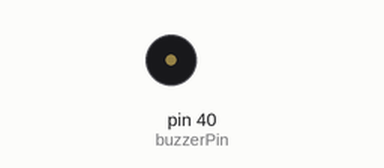
Recording of a sketch running on a simulated Arduino Mega 2560, built with avr-gcc and run on an emulated ATmega2560. On the bench: buzzer (waves = sounding).

Above: at 0.07 s.
Timing chart, 0 to 3.0 s (numbered marks = the images above):
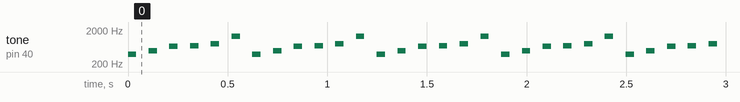

Measured:
- by itself, tone on pin 40 (buzzerPin): plays 391 Hz for 0.04 s, 493 Hz for 0.04 s, 659 Hz for 0.04 s, 698 Hz for 0.04 s, 784 Hz for 0.04 s, 1318 Hz for 0.04 s … (1250 notes in this stretch)

The sketch:

sketch_apr22a.ino
```cpp
/*
 Educational BoosterPack MK II - Imperial March Tune
 http://boosterpackdepot.info/wiki/index.php?title=Educational_BoosterPack_MK_II


 Based on the Imperial March implementation on MSP430 LaunchPad
 posted here http://processors.wiki.ti.com/index.php/Playing_The_Imperial_March
 Originally created for Educational BoosterPack
 Buzzer Pin was 19
 Modified for Educational BoosterPack MK II - Dec 03 2013
 Buzzer Pin = 40

 by Dung Dang
 */

#define note_cc 261
#define note_dd 294
#define note_ee 329
#define note_ff 349
#define note_g 391
#define note_gS 415
#define note_a 440
#define note_aS 455
#define note_b 493
#define note_cH 523
#define note_cSH 554
#define note_dH 587
#define note_dSH 622
#define note_eH 659
#define note_fH 698
#define note_fSH 740
#define note_gH 784
#define note_gSH 830
#define note_aH 880

#define note_bH 988
#define note_cHH 1047
#define note_dHH 1175
#define note_eHH 1318

int buzzerPin = 40;

void beep(int note, int duration)
{
  tone(buzzerPin, note, duration/2);
  delay(duration/2);
  noTone(buzzerPin);
  delay(duration/2 + 20);
}
void setup()
{
  pinMode(buzzerPin,OUTPUT);
}
void loop()
{
/*  beep(note_a, 500);
  beep(note_a, 500);
  beep(note_a, 500);
  beep(note_ff, 350);
  beep(note_cH, 150);
  beep(note_a, 500);
  beep(note_ff, 350);
  beep(note_cH, 150);
  beep(note_a, 650);

  delay(150);
  //end of first bit

  beep(note_eH, 500);
  beep(note_eH, 500);
  beep(note_eH, 500);
  beep(note_fH, 350);
  beep(note_cH, 150);
  beep(note_gS, 500);
  beep(note_ff, 350);
  beep(note_cH, 150);
  beep(note_a, 650);

  delay(150);
  //end of second bit...

  beep(note_aH, 500);
  beep(note_a, 300);
  beep(note_a, 150);
  beep(note_aH, 400);
  beep(note_gSH, 200);
  beep(note_gH, 200);
  beep(note_fSH, 125);
  beep(note_fH, 125);
  beep(note_fSH, 250);

  delay(250);

  beep(note_aS, 250);
  beep(note_dSH, 400);
  beep(note_dH, 200);
  beep(note_cSH, 200);
  beep(note_cH, 125);
  beep(note_b, 125);
  beep(note_cH, 250);

  delay(250);

  beep(note_ff, 125);
  beep(note_gS, 500);
  beep(note_ff, 375);
  beep(note_a, 125);
  beep(note_cH, 500);
  beep(note_a, 375);
  beep(note_cH, 125);
  beep(note_eH, 650);


  beep(note_aH, 500);
  beep(note_a, 300);
  beep(note_a, 150);
  beep(note_aH, 400);
  beep(note_gSH, 200);
  beep(note_gH, 200);
  beep(note_fSH, 125);
  beep(note_fH, 125);
  beep(note_fSH, 250);

  delay(250);

  beep(note_aS, 250);
  beep(note_dSH, 400);
  beep(note_dH, 200);
  beep(note_cSH, 200);
  beep(note_cH, 125);
  beep(note_b, 125);
  beep(note_cH, 250);

  delay(250);

  beep(note_ff, 250);
  beep(note_gS, 500);
  beep(note_ff, 375);
  beep(note_cH, 125);
  beep(note_a, 500);
  beep(note_ff, 375);
  beep(note_cH, 125);
  beep(note_a, 650);
  //end of the song
  */
  beep(note_g, 85);
  beep(note_b, 85);
  beep(note_eH, 85);
  beep(note_fH, 85);
  beep(note_gH, 85);
  beep(note_eHH, 85);

  beep(note_g, 85);
  beep(note_b, 85);
  beep(note_eH, 85);
  beep(note_fH, 85);
  beep(note_gH, 85);
  beep(note_eHH, 85);

  beep(note_g, 85);
  beep(note_b, 85);
  beep(note_eH, 85);
  beep(note_fH, 85);
  beep(note_gH, 85);
  beep(note_eHH, 85);

  beep(note_g, 85);
  beep(note_b, 85);
  beep(note_eH, 85);
  beep(note_fH, 85);
  beep(note_gH, 85);
  beep(note_eHH, 85);
//////////////////////////
  beep(note_g, 85);
  beep(note_b, 85);
  beep(note_eH, 85);
  beep(note_fH, 85);
  beep(note_gH, 85);
  beep(note_dHH, 85);

  beep(note_g, 85);
  beep(note_b, 85);
  beep(note_eH, 85);
  beep(note_fH, 85);
  beep(note_gH, 85);
  beep(note_dHH, 85);

  beep(note_g, 85);
  beep(note_b, 85);
  beep(note_eH, 85);
  beep(note_fH, 85);
  beep(note_gH, 85);
  beep(note_dHH, 85);

  beep(note_g, 85);
  beep(note_b, 85);
  beep(note_eH, 85);
  beep(note_fH, 85);
  beep(note_gH, 85);
  beep(note_dHH, 85);
/////////////////
  beep(note_g, 85);
  beep(note_b, 85);
  beep(note_eH, 85);
  beep(note_fH, 85);
  beep(note_gH, 85);
  beep(note_bH, 85);
  beep(note_g, 85);
  beep(note_b, 85);
  beep(note_eH, 85);
  beep(note_fH, 85);
  beep(note_gH, 85);
  beep(note_bH, 85);
  beep(note_g, 85);
  beep(note_b, 85);
  beep(note_eH, 85);
  beep(note_fH, 85);
  beep(note_gH, 85);
  beep(note_bH, 85);
  beep(note_g, 85);
  beep(note_b, 85);
  beep(note_eH, 85);
  beep(note_fH, 85);
  beep(note_gH, 85);
  beep(note_bH, 85);
  //////////
  beep(note_g, 85);
  beep(note_b, 85);
  beep(note_eH, 85);
  beep(note_fH, 85);
  beep(note_gH, 85);
  beep(note_cHH, 85);
  beep(note_g, 85);
  beep(note_b, 85);
  beep(note_eH, 85);
  beep(note_fH, 85);
  beep(note_gH, 85);
  beep(note_cHH, 85);
  beep(note_g, 85);
  beep(note_b, 85);
  beep(note_eH, 85);
  beep(note_fH, 85);
  beep(note_gH, 85);
  beep(note_cHH, 85);

  ////////
  beep(note_g, 85);
  beep(note_b, 85);
  beep(note_eH, 85);
  beep(note_fH, 85);
  beep(note_gH, 85);
  beep(note_eHH, 85);

  beep(note_g, 85);
  beep(note_b, 85);
  beep(note_eH, 85);
  beep(note_fH, 85);
  beep(note_gH, 85);
  beep(note_eHH, 85);

  beep(note_g, 85);
  beep(note_b, 85);
  beep(note_eH, 85);
  beep(note_fH, 85);
  beep(note_gH, 85);
  beep(note_eHH, 85);

  beep(note_g, 85);
  beep(note_b, 85);
  beep(note_eH, 85);
  beep(note_fH, 85);
  beep(note_gH, 85);
  beep(note_eHH, 85);
  ////////////////////
  beep(note_g, 85);
  beep(note_b, 85);
  beep(note_eH, 85);
  beep(note_fH, 85);
  beep(note_gH, 85);
  beep(note_dHH, 85);

  beep(note_g, 85);
  beep(note_b, 85);
  beep(note_eH, 85);
  beep(note_fH, 85);
  beep(note_gH, 85);
  beep(note_dHH, 85);
  ///////////////////
  beep(note_g, 85);
  beep(note_b, 85);
  beep(note_eH, 85);
  beep(note_fH, 85);
  beep(note_gH, 85);
  beep(note_bH, 85);
  beep(note_g, 85);
  beep(note_b, 85);
  beep(note_eH, 85);
  beep(note_fH, 85);
  beep(note_gH, 85);
  beep(note_bH, 85);

}
```
